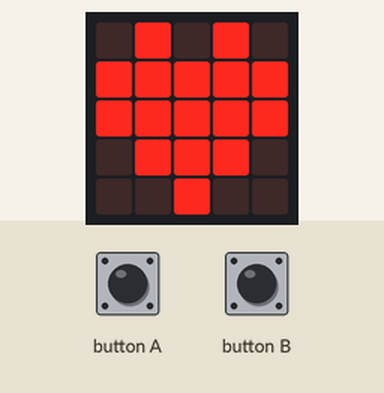
Recording of a program running on a simulated BBC micro:bit (MakeCode). Shown: the board's 5×5 LED display.

Above: at 0.5 s.
At 1.2 s:
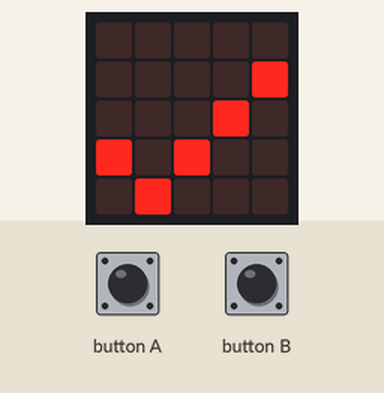

Measured:
- what the display in image 0 shows lasts 0.7 s, from 0.4 s to 1.1 s

The program:

main.ts
```typescript
input.onButtonPressed(Button.A, function () {

})
input.onButtonPressed(Button.B, function () {
    ESP8266_IoT.uploadKidsiot(counter)
    counter += 1
})
ESP8266_IoT.iotSwitchEvent(ESP8266_IoT.KidsIotSwitchState.off, function () {
    music.play(music.stringPlayable("C5 B A G F E D C ", 120), music.PlaybackMode.UntilDone)
})
ESP8266_IoT.iotSwitchEvent(ESP8266_IoT.KidsIotSwitchState.on, function () {
    music.play(music.stringPlayable("- C D D D E F F ", 120), music.PlaybackMode.UntilDone)
})
let counter = 0
ESP8266_IoT.initWIFI(SerialPin.P8, SerialPin.P12, BaudRate.BaudRate115200)
counter = 0
basic.forever(function () {
    if (ESP8266_IoT.wifiState(true)) {
        basic.showIcon(IconNames.Heart)
    } else {
        ESP8266_IoT.connectWifi("imotep", "Deltaforce322851!")
    }
    if (ESP8266_IoT.kidsiotState(true)) {
        basic.showIcon(IconNames.Yes)
    } else {
        ESP8266_IoT.connectKidsiot("8045Rcjtu8gDvnPf", "1")
    }
})
```

test.ts
```typescript
// les tests vont ici ; cela ne sera pas compilé si ce paquet est utilisé en tant qu'extension.
```
